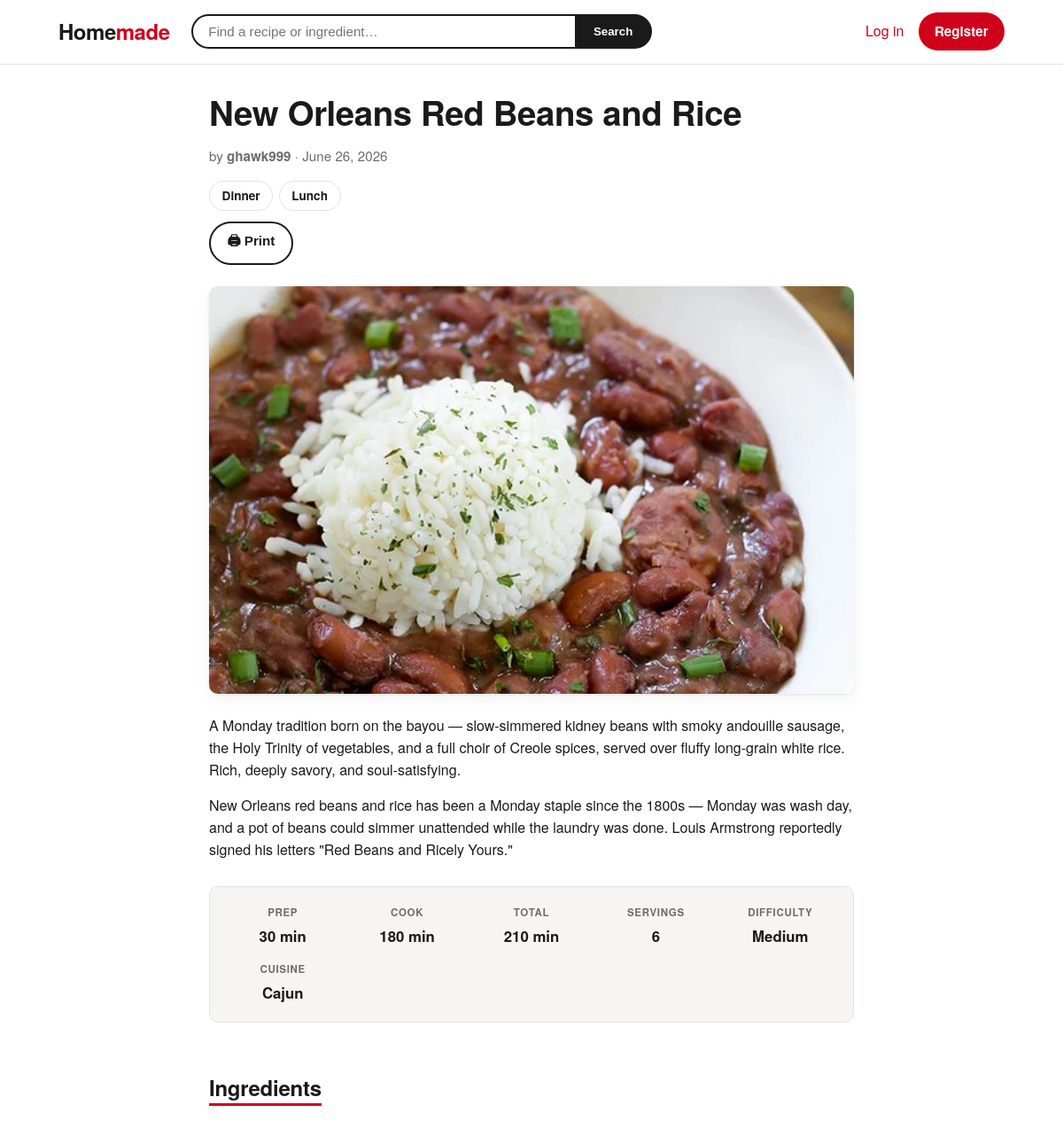
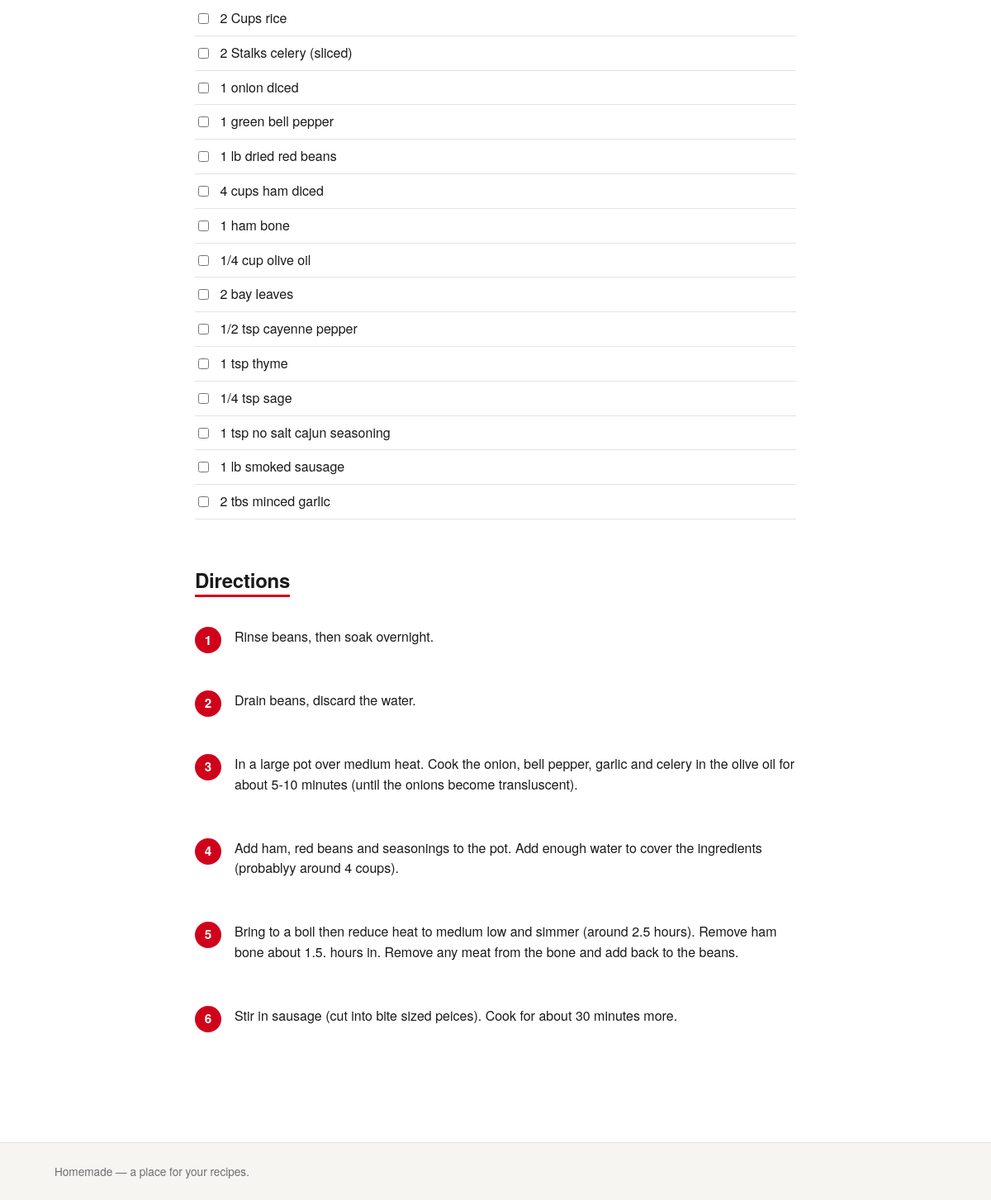
/recipes/6/, run on the app's committed database (2 pictures, top to bottom).
### cookbook/models.py (models this page shows, shortened)
class Recipe(models.Model):
    class Difficulty(models.TextChoices):
        EASY = 'easy', 'Easy'
        MEDIUM = 'medium', 'Medium'
        HARD = 'hard', 'Hard'
    author = models.ForeignKey(
        settings.AUTH_USER_MODEL,
        on_delete=models.CASCADE,
        related_name='recipes',
    )
    name = models.CharField(max_length=200)
    description = models.TextField(blank=True)
    categories = models.ManyToManyField(
        Category, related_name='recipes', blank=True
    )
    cuisine = models.CharField(max_length=100, blank=True)
    prep_minutes = models.PositiveIntegerField(null=True, blank=True)
    cook_minutes = models.PositiveIntegerField(null=True, blank=True)
    servings = models.PositiveIntegerField(null=True, blank=True)
    difficulty = models.CharField(
        max_length=10, choices=Difficulty.choices, blank=True
    )
    calories = models.PositiveIntegerField(null=True, blank=True)
    protein_g = models.PositiveIntegerField(null=True, blank=True)
    carbs_g = models.PositiveIntegerField(null=True, blank=True)
    fat_g = models.PositiveIntegerField(null=True, blank=True)
    created_at = models.DateTimeField(auto_now_add=True)
    updated_at = models.DateTimeField(auto_now=True)
    class Meta:
        ordering = ['-created_at']
    @property
    def total_minutes(self):
        if self.prep_minutes is None and self.cook_minutes is None:
            return None
        return (self.prep_minutes or 0) + (self.cook_minutes or 0)
    @property
    def has_nutrition(self):
        return any(
            v is not None
            for v in (self.calories, self.protein_g, self.carbs_g, self.fat_g)
        )

class Category(models.Model):
    name = models.CharField(max_length=100, unique=True)
    slug = models.SlugField(max_length=100, unique=True, blank=True)
    class Meta:
        ordering = ['name']
        verbose_name_plural = 'categories'
    def get_absolute_url(self):
        return reverse('cookbook:category_detail', kwargs={'slug': self.slug})

class RecipePhoto(models.Model):
    recipe = models.ForeignKey(
        Recipe, on_delete=models.CASCADE, related_name='photos'
    )
    image = models.ImageField(upload_to='recipes/%Y/%m/')
    caption = models.CharField(max_length=200, blank=True)
    order = models.PositiveIntegerField(default=0)
    class Meta:
        ordering = ['order', 'id']

class Ingredient(models.Model):
    recipe = models.ForeignKey(
        Recipe, on_delete=models.CASCADE, related_name='ingredients'
    )
    quantity = models.CharField(max_length=50, blank=True)
    unit = models.CharField(max_length=50, blank=True)
    text = models.CharField(max_length=200)
    order = models.PositiveIntegerField(default=0)
    class Meta:
        ordering = ['order', 'id']
    @property
    def display(self):
        parts = [p for p in (self.quantity, self.unit, self.text) if p]
        return ' '.join(parts)

class Step(models.Model):
    recipe = models.ForeignKey(
        Recipe, on_delete=models.CASCADE, related_name='steps'
    )
    instruction = models.TextField()
    order = models.PositiveIntegerField(default=0)
    class Meta:
        ordering = ['order', 'id']

### accounts/models.py (models this page shows)
class User(AbstractUser):
    pass

### cookbook/views.py (the view)
# urls.py: path('recipes/<int:pk>/', RecipeDetailView.as_view(), name='recipe_detail'),
class RecipeDetailView(DetailView):
    model = Recipe
    template_name = 'cookbook/recipe_detail.html'
    context_object_name = 'recipe'
    def get_queryset(self):
        return (
            Recipe.objects
            .select_related('author')
            .prefetch_related('ingredients', 'steps', 'photos')
        )

### templates/cookbook/recipe_detail.html (shortened to what this page needs)
{% extends 'base.html' %}
{% block main_class %}narrow{% endblock %}
{% block content %}
<div class="recipe-head">
    <h1>{{ recipe.name }}</h1>
    <p class="byline">by <strong>{{ recipe.author.username }}</strong> · {{ recipe.created_at|date:"F j, Y" }}</p>
    {% if recipe.categories.all %}
    <div class="recipe-cats">
        {% for cat in recipe.categories.all %}
            <a class="chip" href="{{ cat.get_absolute_url }}">{{ cat.name }}</a>
        {% endfor %}
    </div>
    {% endif %}
</div>
<div class="printbar">
    <button class="button ghost" type="button" onclick="window.print()">🖨 Print</button>
</div>
{% with hero=recipe.photos.first %}
    {% if hero %}
    <div class="hero"><img src="{{ hero.image.url }}" alt="{{ recipe.name }}"></div>
    {% endif %}
{% endwith %}
{% if recipe.description %}
    <p class="summary">{{ recipe.description|linebreaks }}</p>
{% endif %}
<dl class="facts">
    {% if recipe.prep_minutes %}<div><dt>Prep</dt><dd>{{ recipe.prep_minutes }} min</dd></div>{% endif %}
    {% if recipe.cook_minutes %}<div><dt>Cook</dt><dd>{{ recipe.cook_minutes }} min</dd></div>{% endif %}
    {% if recipe.total_minutes %}<div><dt>Total</dt><dd>{{ recipe.total_minutes }} min</dd></div>{% endif %}
    {% if recipe.servings %}<div><dt>Servings</dt><dd>{{ recipe.servings }}</dd></div>{% endif %}
    {% if recipe.difficulty %}<div><dt>Difficulty</dt><dd>{{ recipe.get_difficulty_display }}</dd></div>{% endif %}
    {% if recipe.cuisine %}<div><dt>Cuisine</dt><dd>{{ recipe.cuisine }}</dd></div>{% endif %}
</dl>
<section class="section">
    <h2>Ingredients</h2>
    {% if recipe.ingredients.all %}
        <ul class="ingredients">
            {% for ingredient in recipe.ingredients.all %}
                <li><input type="checkbox"> <span>{{ ingredient.display }}</span></li>
            {% endfor %}
        </ul>
    {% else %}
        <p class="meta">No ingredients listed.</p>
    {% endif %}
</section>
<section class="section">
    <h2>Directions</h2>
    {% if recipe.steps.all %}
        <ol class="steps">
            {% for step in recipe.steps.all %}
                <li>{{ step.instruction|linebreaks }}</li>
            {% endfor %}
        </ol>
    {% else %}
        <p class="meta">No steps listed.</p>
    {% endif %}
</section>
{% endblock %}

### templates/base.html (style rules this page uses)
:root { --accent: #d0021b; --accent-dark: #a80016; --ink: #1a1a1a; --muted: #6d6d6d; --line: #e3e3e3; --bg: #ffffff; --bg-soft: #f7f5f2; --radius: 10px; --shadow: 0 1px 3px rgba(0,0,0,.08), 0 6px 18px rgba(0,0,0,.05); }
* { box-sizing: border-box; }
body { font-family: "Helvetica Neue", Helvetica, Arial, sans-serif; margin: 0; color: var(--ink); background: var(--bg); line-height: 1.55; }
a { color: var(--accent); text-decoration: none; }
h1, h2, h3 { font-weight: 800; letter-spacing: -.01em; line-height: 1.15; }
.chip { display: inline-block; padding: .35rem .85rem; border-radius: 999px; background: #fff; border: 1px solid var(--line); color: var(--ink); font-size: .85rem; font-weight: 600; white-space: nowrap; }
.button { display: inline-block; background: var(--accent); color: #fff; padding: .6rem 1.15rem; border: 0; border-radius: 999px; cursor: pointer; font-weight: 700; font-size: .95rem; }
.button.ghost { background: #fff; color: var(--ink); border: 2px solid var(--ink); }

### templates/cookbook/recipe_detail.html (style rules this page uses)
.recipe-head h1 { font-size: 2.4rem; margin: 0 0 .5rem; }
.recipe-head .byline { color: var(--muted); font-size: .95rem; }
.recipe-cats { margin: .75rem 0; display: flex; gap: .4rem; flex-wrap: wrap; }
.hero { margin: 1.5rem 0; border-radius: var(--radius); overflow: hidden; box-shadow: var(--shadow); }
.hero img { width: 100%; display: block; max-height: 460px; object-fit: cover; }
.summary { font-size: 1.05rem; }
.facts { display: grid; grid-template-columns: repeat(auto-fit, minmax(110px, 1fr)); gap: 1rem; padding: 1.25rem; margin: 1.75rem 0; background: var(--bg-soft); border-radius: var(--radius); border: 1px solid var(--line); text-align: center; }
.facts dt { font-size: .72rem; text-transform: uppercase; letter-spacing: .06em; color: var(--muted); font-weight: 700; }
.facts dd { margin: .25rem 0 0; font-size: 1.05rem; font-weight: 700; }
.section { margin: 2.5rem 0; }
.section h2 { font-size: 1.5rem; border-bottom: 3px solid var(--accent); display: inline-block; padding-bottom: .25rem; }
.ingredients { list-style: none; padding: 0; }
.ingredients li { padding: .5rem 0; border-bottom: 1px solid var(--line); display: flex; gap: .65rem; align-items: baseline; }
.ingredients input { transform: translateY(1px); }
.steps { padding-left: 0; list-style: none; counter-reset: step; }
.steps li { position: relative; padding: 0 0 1.25rem 3rem; counter-increment: step; }
.steps li::before { content: counter(step); position: absolute; left: 0; top: 0; width: 2rem; height: 2rem; border-radius: 50%; background: var(--accent); color: #fff; display: flex; align-items: center; justify-content: center; font-weight: 800; font-size: .95rem; }

### data on the page
Recipe: name "New Orleans Red Beans and Rice", author.username "ghawk999", created_at "June 26, 2026", description "A Monday tradition born on the bayou — slow-simmered kidney beans with smoky andouille sausage, the Holy Trinity of vegetables, and a full choir of Creole spices, served over fluffy long-grain white rice. Rich, deeply savory, and soul-satisfying. New Orleans red beans and rice has been a Monday staple since the 1800s — Monday was wash day, and a pot of beans could simmer unattended while the laundry was done. Louis Armstrong reportedly signed his letters \"Red Beans and Ricely Yours.\"", prep_minutes "30", cook_minutes "180", total_minutes "210", servings "6", difficulty "Medium", cuisine "Cajun"
Category: name "Dinner"
Category: name "Lunch"
RecipePhoto: image (picture)
Ingredient: display "2 Cups rice"
Ingredient: display "2 Stalks celery (sliced)"
Ingredient: display "1 onion diced"
Ingredient: display "1 green bell pepper"
Ingredient: display "1 lb dried red beans"
Ingredient: display "4 cups ham diced"
Ingredient: display "1 ham bone"
Ingredient: display "1/4 cup olive oil"
Ingredient: display "2 bay leaves"
Ingredient: display "1/2 tsp cayenne pepper"
Ingredient: display "1 tsp thyme"
Ingredient: display "1/4 tsp sage"
Ingredient: display "1 tsp no salt cajun seasoning"
Ingredient: display "1 lb smoked sausage"
Ingredient: display "2 tbs minced garlic"
Step: instruction "Rinse beans, then soak overnight."
Step: instruction "Drain beans, discard the water."
Step: instruction "In a large pot over medium heat. Cook the onion, bell pepper, garlic and celery in the olive oil for about 5-10 minutes (until the onions become transluscent)."
Step: instruction "Add ham, red beans and seasonings to the pot. Add enough water to cover the ingredients (probablyy around 4 coups)."
Step: instruction "Bring to a boil then reduce heat to medium low and simmer (around 2.5 hours). Remove ham bone about 1.5. hours in. Remove any meat from the bone and add back to the beans."
Step: instruction "Stir in sausage (cut into bite sized peices). Cook for about 30 minutes more."
